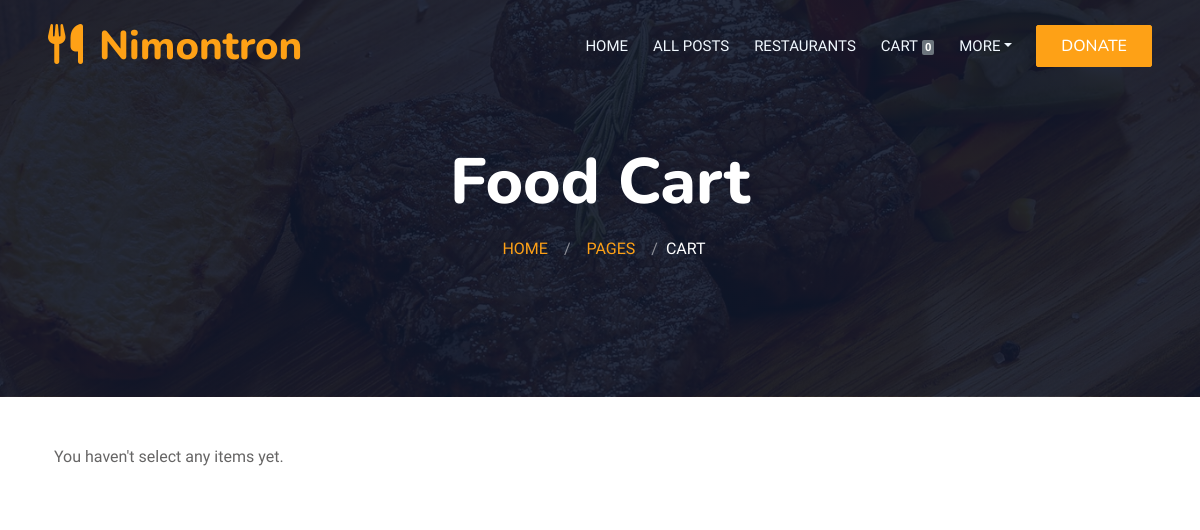
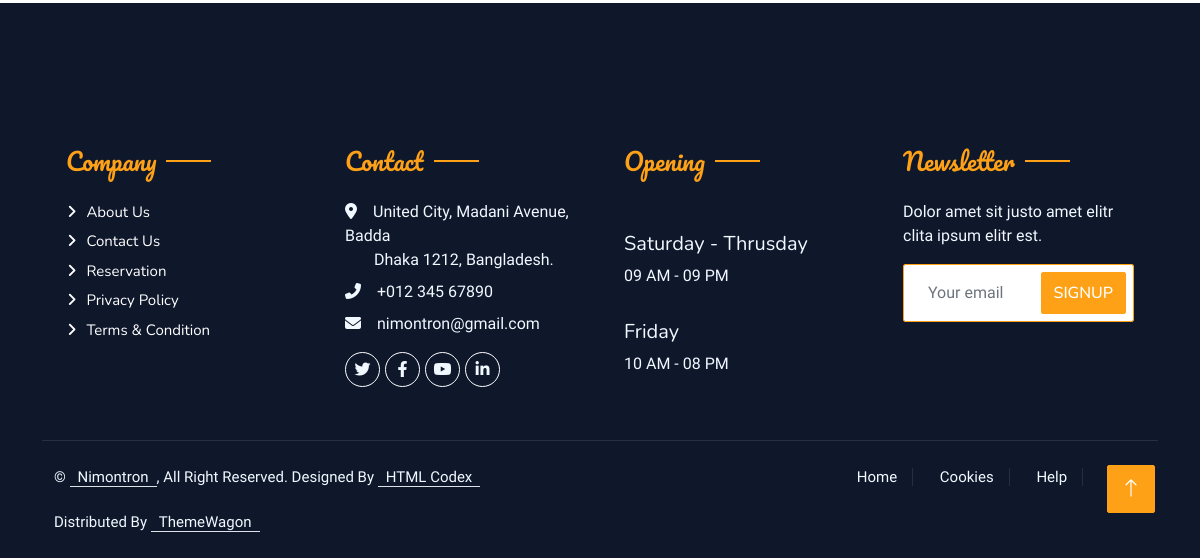
Before: /customer_view_cart (signed in) with the older database file (2 pictures, top to bottom).
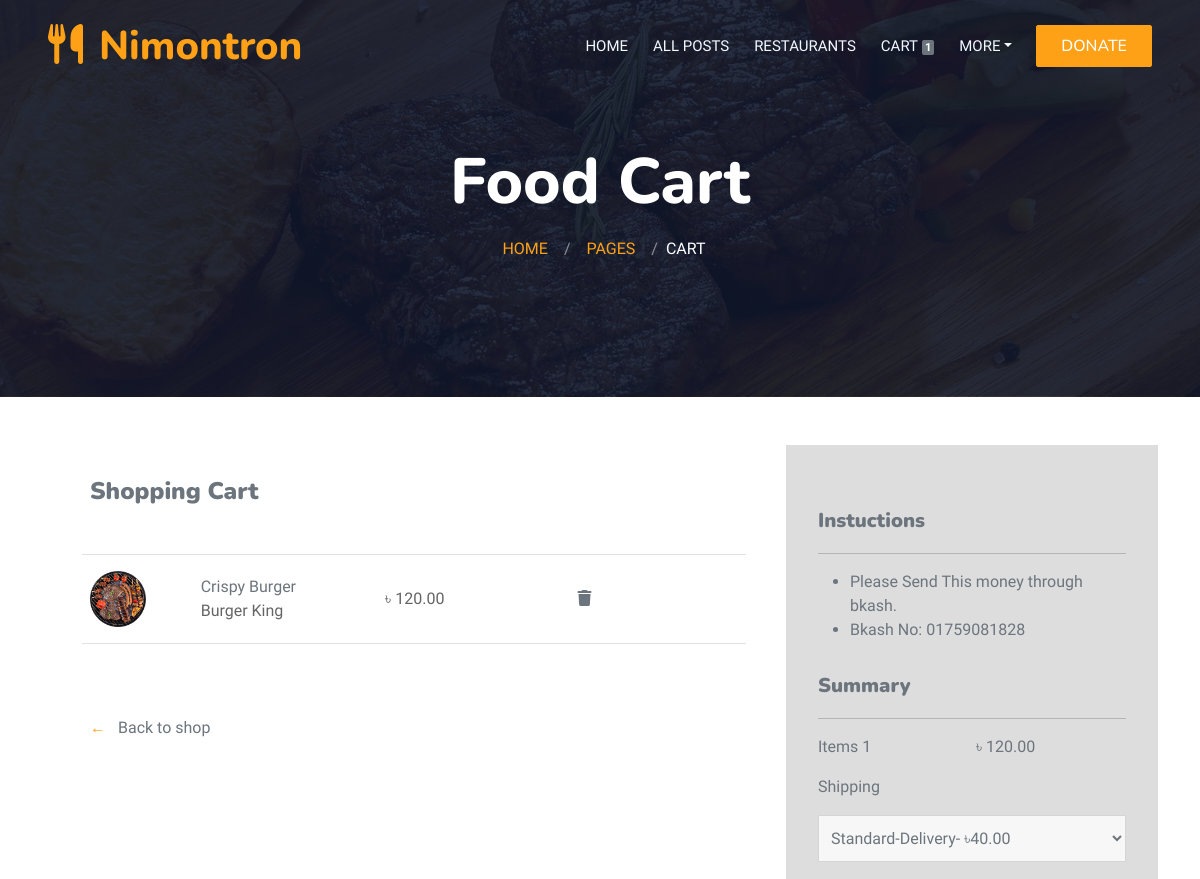
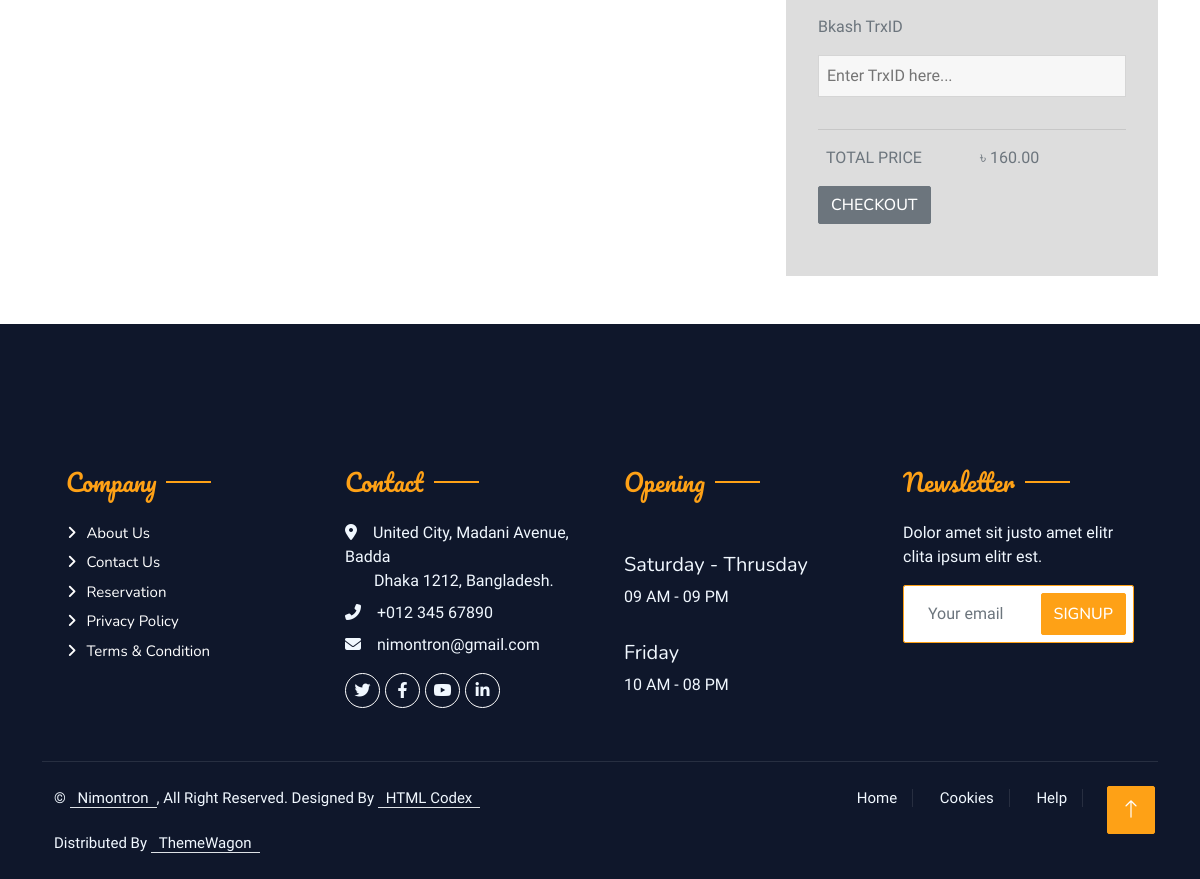
After: the same page with the newer database file (2 pictures, top to bottom).
### customers/models.py (models this page shows, shortened)
class Cart(models.Model):
    ORDER_STATUS = (
        ('Cart', 'Cart'),
        ('Active', 'Active'),
        ('Delivered', 'Delivered')
    )
    user = models.ForeignKey(User, on_delete=models.CASCADE, null=True)
    restaurant = models.ForeignKey(Restaurant, on_delete=models.CASCADE, null=True)
    post = models.ForeignKey(Post, on_delete=models.CASCADE, null=True)
    address = models.CharField(max_length=100, null=True)
    quantity = models.IntegerField(default=1)
    title = models.CharField(max_length=150, null=True)
    ordered_date = models.DateField(default=timezone.now)
    status = models.CharField(max_length=20, choices=ORDER_STATUS, default='Cart')
    delivery_date = models.DateField(default=timezone.now)
    transaction_id = models.CharField(max_length=50, null=True)

class Post(models.Model):
    restaurant = models.ForeignKey(Restaurant, on_delete=models.CASCADE)
    name = models.CharField(max_length=100, null=True)
    start_date = models.DateField()
    end_date = models.DateField()
    title = models.CharField(max_length=50)
    description = models.TextField(max_length=255)
    image = models.FileField()
    location = models.CharField(max_length=100, null=True)
    category_name = models.ForeignKey(Category, on_delete=models.CASCADE, null=True)
    category = models.CharField(max_length=50, null=True)
    prev_price = models.DecimalField(max_digits=8, decimal_places=2)
    new_price = models.DecimalField(max_digits=8, decimal_places=2)
    creation_date = models.DateField()

class Restaurant(models.Model):
    user = models.ForeignKey(User, on_delete=models.CASCADE)
    contact_no = models.CharField(max_length=15, null=True)
    description = models.TextField(max_length=255, blank=True)
    address = models.CharField(max_length=100)
    name = models.CharField(max_length=100, null=True)
    image = models.FileField(null=True)
    ratting = models.IntegerField(blank=True, null=True)
    type = models.CharField(max_length=15, null=True)
    facebook_page = models.CharField(max_length=50, null=True)
    status = models.CharField(max_length=20, null=True)

### customers/views.py (the view, shortened to what this page needs)
# urls.py: path('customer_view_cart', views.customer_view_cart, name='customer_view_cart'),
def customer_view_cart(request):
    if not request.user.is_authenticated:
        return redirect('customer:login_as')
    user=request.user
    cart_items = Cart.objects.filter(user=user, status='Cart')
    temp['title'] = 'Food Cart'
    temp['sub_title'] = 'Cart'
    temp['cart_items']= cart_items
    temp['cart'] = navCart(request)
    price = 0
    for i in cart_items:
        price = price + i.post.new_price
    temp['price'] = price
    temp['total_price'] = 40 + price
    temp['total_items'] = len(cart_items)
    return render(request, 'customers/customer_view_cart.html', temp)

### customers/templates/customers/customer_view_cart.html (shortened to what this page needs)
{% include 'customers/customer_header.html' %}
{% load static %}
{% if total_items == 0 %}
<div class="container">
    <div class="row">
        <p>You haven't select any items yet.</p>
    </div>
</div>
{% endif %}
{% if total_items %}
<div class="container">
    <div class="row">
        <div class="col-md-8 cart">
            <div class="title">
                <div class="row">
                    <div class="col">
                        <h4 class="text-secondary"><b>Shopping Cart</b></h4>
                    </div>
                </div>
            </div>
            {% for i in cart_items %}
            <div class="row border-top border-bottom">
                <div class="row main align-items-center">
                    <div class="col-2"><img class="img-fluid" src="{{ i.post.image.url }}"></div>
                    <div class="col">
                        <div class="row text-muted">{{ i.post.title }}</div>
                        <div class="row">{{ i.restaurant.name }}</div>
                    </div>
                    <div class="col">&#2547; {{ i.post.new_price }} </div>
                    <div class="col">
                        <a href="{% url 'customers:customer_delete_cart_item' i.id %}" class="delete"><i
                                class="fa fa-trash text-secondary"></i></a>
                    </div>
                </div>
            </div>
            {% endfor %}
            <div class="back-to-shop">
                <a href="{% url 'customers:customer_all_post' %}">&leftarrow;</a>
                <span class="text-muted">Back to shop</span>
            </div>
        </div>
        <div class="col-md-4 summary" style="height: 710px;">
            <div>
                <h5 class="text-secondary"><b>Instuctions</b></h5>
                <hr>
                <ul class="text-secondary">
                    <li>Please Send This money through bkash.</li>
                    <li>Bkash No: 01759081828</li>
                </ul>
            </div>
            <div>
                <h5 class="text-secondary"><b>Summary</b></h5>
            </div>
            <hr>
            <div class="row">
                <div class="col" style="padding-left:0;">
                    <span class="text-secondary">Items {{ total_items }} </span>
                </div>
                <div class="col text-right">
                    <span class="text-secondary"> &#2547; {{ price }}</span>
                </div>
            </div>
            <form method="POST">
                <p class="text-secondary">Shipping</p>
                <select class="text-secondary">
                    <option class="text-mutted"> Standard-Delivery- &#2547;40.00</option>
                </select>
                <p class="text-secondary">Bkash TrxID</p>
                <input id="code" required name="trxid" class="text-secondary" placeholder="Enter TrxID here...">
                <div class="row" style="border-top: 1px solid rgba(0,0,0,.1); padding: 2vh 0;">
                    <div class="col">
                        <span class="text-secondary">TOTAL PRICE</span>
                    </div>
                    <div class="col text-right">
                        <span class="text-secondary">&#2547; {{ total_price }}</span>
                    </div>
                </div>
                <button class="btn btn-secondary">Checkout</button>
            </form>
        </div>
    </div>
</div>
{% endif %}
{% include 'customers/customer_footer.html' %}

### customers/templates/customers/customer_header.html (shortened to what this page needs)
<!DOCTYPE html>
<html lang="en">
<head>
    {% load static %}
    <link rel="stylesheet" href="https://cdnjs.cloudflare.com/ajax/libs/font-awesome/6.1.0/css/all.min.css">
    <link href="https://cdn.jsdelivr.net/npm/bootstrap-icons@1.4.1/font/bootstrap-icons.css" rel="stylesheet">
    <link href="{% static 'customers/lib/animate/animate.min.css' %}" rel="stylesheet">
    <link href="{% static 'customers/lib/owlcarousel/assets/owl.carousel.min.css' %}" rel="stylesheet">
    <link href="{% static 'customers/lib/tempusdominus/css/tempusdominus-bootstrap-4.min.css' %}" rel="stylesheet" />
    <link href="{% static 'customers/css/bootstrap.min.css' %}" rel="stylesheet">
    <link href="{% static 'customers/css/style.css' %}" rel="stylesheet">
    <link rel="stylesheet" href="//code.jquery.com/ui/1.13.0/themes/base/jquery-ui.css">
</head>
<body>
    <div class="container-xxl bg-white p-0">
        <div class="container-xxl position-relative p-0">
            <nav class="navbar navbar-expand-lg navbar-dark bg-dark px-4 px-lg-5 py-3 py-lg-0">
                <a href="" class="navbar-brand p-0">
                    <h1 class="text-primary m-0"><i class="fa fa-utensils me-3"></i>{{ name }}</h1>
                </a>
                <div class="collapse navbar-collapse" id="navbarCollapse">
                    <div class="navbar-nav ms-auto py-0 pe-4">
                        <a href="{% url 'customers:customer_home' %}" class="nav-item nav-link {% if request.path == '/' %} active {% endif %}">Home</a>
                        <a href="{% url 'customers:customer_all_post' %}" class="nav-item nav-link {% if request.path == '/customer_all_post' %} active {% endif %}">All Posts</a>
                        <a href="{% url 'customers:customer_all_restaurants' %}" class="nav-item nav-link {% if request.path == '/customer_all_restaurants' %} active {% endif %}">Restaurants</a>
                        <li class="nav-item">
                            <a href="{% url 'customers:customer_view_cart' %}" class="nav-item nav-link">Cart
                                <span class="badge badge-primary bg-secondary" style="padding: 2px 2.7px 1.5px 2.7px; margin-left: 1px">{{ cart }}</span>
                            </a>
                        </li>
                        <div class="nav-item dropdown">
                            <a href="#" class="nav-link dropdown-toggle" data-bs-toggle="dropdown">More</a>
                        </div>
                    </div>
                    <a href="{% url 'customers:donate' %}" class="btn btn-primary py-2 px-4">Donate</a>
                </div>
            </nav>
            <div class="container-xxl py-5 bg-dark hero-header mb-5">
                <div class="container text-center my-5 pt-5 pb-4">
                    <h1 class="display-3 text-white mb-3 animated slideInDown">{{ title }}</h1>
                    <nav aria-label="breadcrumb">
                        <ol class="breadcrumb justify-content-center text-uppercase">
                            <li class="breadcrumb-item"><a href="#">Home</a></li>
                            <li class="breadcrumb-item"><a href="#">Pages</a></li>
                            <li class="breadcrumb-item text-white active" aria-current="page">{{ sub_title }}</li>
                        </ol>
                    </nav>
                </div>
            </div>
        </div>

### customers/templates/customers/customer_footer.html (shortened to what this page needs)
{% load static %}
<div class="container-fluid bg-dark text-light footer pt-5 mt-5 wow fadeIn" data-wow-delay="0.1s">
    <div class="container py-5">
        <div class="row g-5">
            <div class="col-lg-3 col-md-6">
                <h4 class="section-title ff-secondary text-start text-primary fw-normal mb-4">Company</h4>
                <a class="btn btn-link" href="{% url 'customers:about' %}">About Us</a>
                <a class="btn btn-link" href="{% url 'customers:contact' %}">Contact Us</a>
                <a class="btn btn-link" href="">Reservation</a>
                <a class="btn btn-link" href="">Privacy Policy</a>
                <a class="btn btn-link" href="">Terms & Condition</a>
            </div>
            <div class="col-lg-3 col-md-6">
                <h4 class="section-title ff-secondary text-start text-primary fw-normal mb-4">Contact</h4>
                <p class="mb-2"><i class="fa fa-map-marker-alt me-3"></i>United City, Madani Avenue,  Badda <br>  Dhaka 1212, Bangladesh.</p>
                <p class="mb-2"><i class="fa fa-phone-alt me-3"></i>+012 345 67890</p>
                <p class="mb-2"><i class="fa fa-envelope me-3"></i>nimontron@gmail.com</p>
                <div class="d-flex pt-2">
                    <a class="btn btn-outline-light btn-social" href=""><i class="fab fa-twitter"></i></a>
                    <a class="btn btn-outline-light btn-social" href=""><i class="fab fa-facebook-f"></i></a>
                    <a class="btn btn-outline-light btn-social" href=""><i class="fab fa-youtube"></i></a>
                    <a class="btn btn-outline-light btn-social" href=""><i class="fab fa-linkedin-in"></i></a>
                </div>
            </div>
            <div class="col-lg-3 col-md-6">
                <h4 class="section-title ff-secondary text-start text-primary fw-normal mb-4">Opening</h4>
                <h5 class="text-light fw-normal">Saturday - Thrusday</h5>
                <p>09 AM - 09 PM</p>
                <h5 class="text-light fw-normal">Friday</h5>
                <p>10 AM - 08 PM</p>
            </div>
            <div class="col-lg-3 col-md-6">
                <h4 class="section-title ff-secondary text-start text-primary fw-normal mb-4">Newsletter</h4>
                <p>Dolor amet sit justo amet elitr clita ipsum elitr est.</p>
                <div class="position-relative mx-auto" style="max-width: 400px;">
                    <input class="form-control border-primary w-100 py-3 ps-4 pe-5" type="text"
                        placeholder="Your email">
                    <button type="button"
                        class="btn btn-primary py-2 position-absolute top-0 end-0 mt-2 me-2">SignUp</button>
                </div>
            </div>
        </div>
    </div>
    <div class="container">
        <div class="copyright">
            <div class="row">
                <div class="col-md-6 text-center text-md-start mb-3 mb-md-0">
                    &copy; <a class="border-bottom" href="#">Nimontron</a>, All Right Reserved.
                    Designed By <a class="border-bottom" href="https://htmlcodex.com">HTML Codex</a><br><br>
                    Distributed By <a class="border-bottom" href="https://themewagon.com"
                        target="_blank">ThemeWagon</a>
                </div>
                <div class="col-md-6 text-center text-md-end">
                    <div class="footer-menu">
                        <a href="{% url 'customers:index' %}">Home</a>
                        <a href="">Cookies</a>
                        <a href="">Help</a>
                        <a href="">FQAs</a>
                    </div>
                </div>
            </div>
        </div>
    </div>
</div>
<a href="#" class="btn btn-lg btn-primary btn-lg-square back-to-top"><i class="bi bi-arrow-up"></i></a>
</div>
</body>
</html>

Changed rows visible on the page:
added Cart: status "CART", post.image (picture), post "Crispy Burger", restaurant.name "Burger King", post.new_price "120.00"
Other visible differences:
{{ cart }}: "0" → "1"
{{ total_items }}: (not shown) → "1"
{{ price }}: (not shown) → "120.00"
form field value: (not shown) → "Standard-Delivery- ৳40.00"
{{ total_price }}: (not shown) → "160.00"
{{ sub_title }}: "CART" → (not shown)
text no longer shown: "You haven't select any items yet."
text now shown: "Shopping Cart ← Back to shop Instuctions Please Send This money through bkash. Bkash No: 01759081828 Summary Items ৳ Shipping Bkash TrxID TOTAL PRICE ৳ CHECKOUT"
